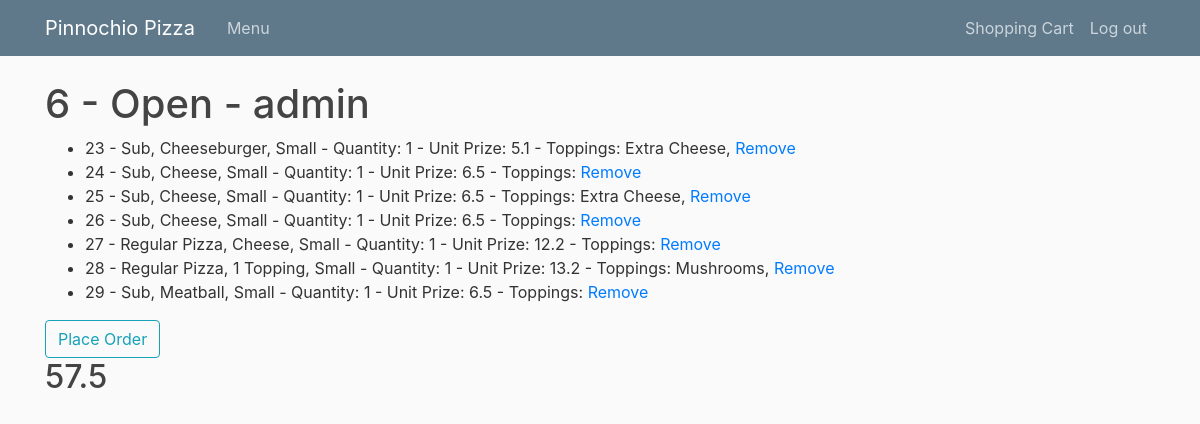
Before: /cart (signed in) with the older database file.
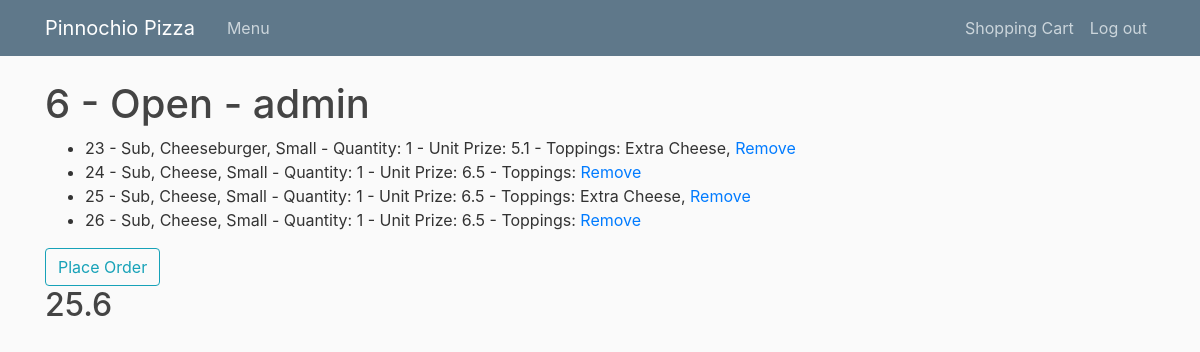
After: the same page with the newer database file.
### orders/models.py (models this page shows, shortened)
class OrderItem(models.Model):
    order = models.ForeignKey(Order, on_delete=models.CASCADE)
    menuitem = models.ForeignKey(MenuItem, on_delete=models.CASCADE)
    toppings = models.ManyToManyField(Topping)
    extras = models.ManyToManyField(Extra)
    quantity = models.IntegerField(default = 1)
    def __str__(self):
        display = f"{self.id} - {self.menuitem.type}, {self.menuitem.name}, {self.menuitem.size} - Quantity: {self.quantity} - Unit Prize: {self.menuitem.prize} - Toppings: "
        for topping in self.toppings.all():
            display +=f" {topping.name},"
        for extra in self.extras.all():
            display +=f" {extra.name},"
        return display
    @property
    def cost(self):
        cost = self.menuitem.prize
        for extra in self.extras.all():
            cost += extra.prize
        cost = cost*self.quantity
        return cost

class MenuItem(models.Model):
    name = models.CharField(max_length = 30)
    size = models.CharField(max_length = 10)
    type = models.CharField(max_length = 30)
    prize = models.FloatField()
    num_toppings = models.IntegerField()

class Extra(models.Model):
    name = models.CharField(max_length = 30)
    prize = models.FloatField()
    menuitems = models.ManyToManyField(MenuItem)

class Topping(models.Model):
    name = models.CharField(max_length = 30)

class Order(models.Model):
    status = models.CharField(max_length = 30, default = 'Open')
    user = models.ForeignKey(User, on_delete=models.CASCADE)
    def __str__(self):
        return f"{self.id} - {self.status} - {self.user}"
    @property
    def total(self):
        total = 0
        for orderitem in self.orderitem_set.all():
            total += orderitem.cost
        return total

### orders/views.py (the view)
# urls.py: path("cart", views.cart, name="cart"),
def cart(request):
    order = Order.objects.filter(user = request.user, status = 'Open').first()
    if order is None:
        order = Order(user = request.user, status = 'Open')
        order.save()
    orderitems = order.orderitem_set.all()
    context = {'order' : order, 'orderitems':orderitems}
    return render(request, "orders/cart.html", context)

### orders/templates/orders/cart.html (shortened to what this page needs)
{% extends "orders/layout.html" %}
{% load crispy_forms_tags %}
{% block body %}
<h1>{{order}}</h1>
<ul>
{% for orderitem in orderitems %}
    <li>{{orderitem}} <a href="remove/{{orderitem.id}}">Remove</a></li>
{% endfor %}
</ul>
<form action = "/place/{{order.id}}">
    <button class = "btn btn-outline-info" type="submit">Place Order</button>
</form>
<h2>{{order.total}}</h2>
{% endblock %}

Changed rows visible on the page:
removed OrderItem: id+menuitem+quantity "27 - Regular Pizza, Cheese, Small - Quantity: 1 - Unit Prize: 12.2 - Toppings:"
removed OrderItem: id+menuitem+quantity "28 - Regular Pizza, 1 Topping, Small - Quantity: 1 - Unit Prize: 13.2 - Toppings: Mushrooms,"
removed OrderItem: id+menuitem+quantity "29 - Sub, Meatball, Small - Quantity: 1 - Unit Prize: 6.5 - Toppings:"
computed for Order "6 - Open - admin": total "57.5" → "25.6"
